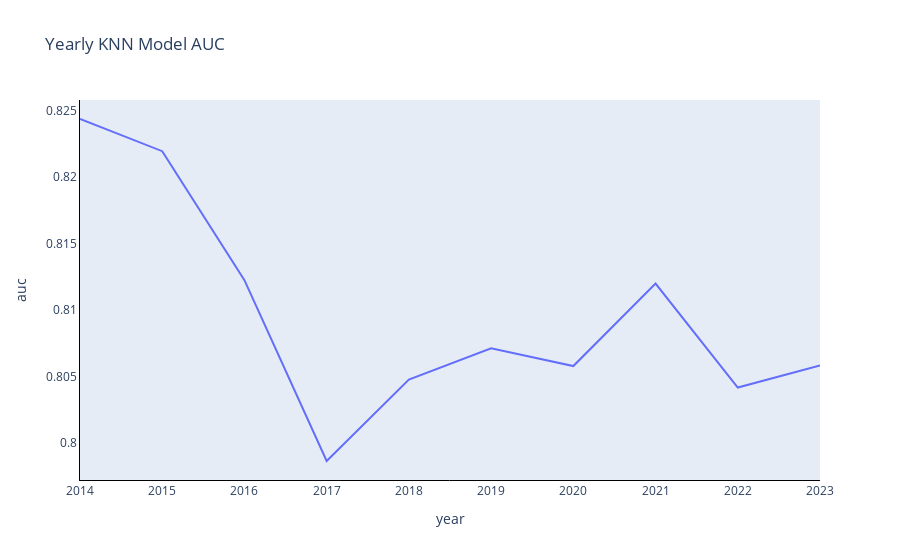

The notebook cell this image was saved under:
### Code cell
# Plotting the results
fig = px.line(results_df, x='year', y='auc', title='Yearly KNN Model AUC')

fig.update_layout(
    xaxis=dict(showgrid=False, linecolor='black'),
    yaxis=dict(showgrid=False, linecolor='black'),
    paper_bgcolor='white'
)

fig.show()

### Figure 1 — Plotly figure (JSON) as saved in the notebook; plotly's stock layout.template omitted (floating-point values rounded to 4 significant figures)
{"data": [{"hovertemplate": "year=%{x}<br>auc=%{y}<extra></extra>", "legendgroup": "", "line": {"color": "#636efa", "dash": "solid"}, "marker": {"symbol": "circle"}, "mode": "lines", "name": "", "orientation": "v", "showlegend": false, "type": "scatter", "x": [2014, 2015, 2016, 2017, 2018, 2019, 2020, 2021, 2022, 2023], "xaxis": "x", "y": [0.8244, 0.8219, 0.8122, 0.7986, 0.8048, 0.8071, 0.8058, 0.812, 0.8042, 0.8058], "yaxis": "y"}], "layout": {"autosize": true, "legend": {"tracegroupgap": 0}, "paper_bgcolor": "white", "title": {"text": "Yearly KNN Model AUC"}, "xaxis": {"anchor": "y", "autorange": true, "domain": [0, 1], "linecolor": "black", "range": [2014, 2023], "showgrid": false, "title": {"text": "year"}, "type": "linear"}, "yaxis": {"anchor": "x", "autorange": true, "domain": [0, 1], "linecolor": "black", "range": [0.7972, 0.8258], "showgrid": false, "title": {"text": "auc"}, "type": "linear"}}}
